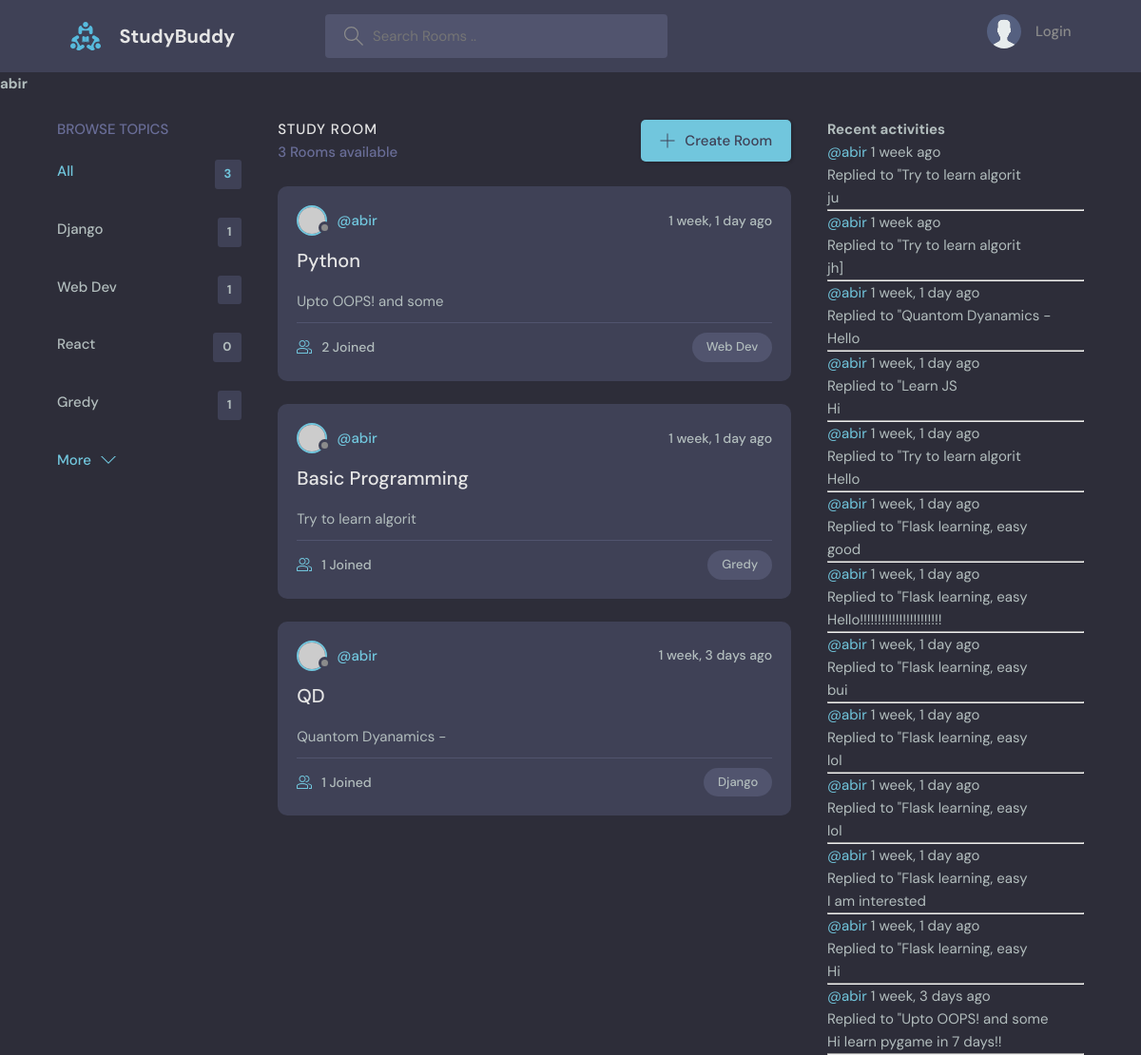
The app's page /profile/1/, older data.
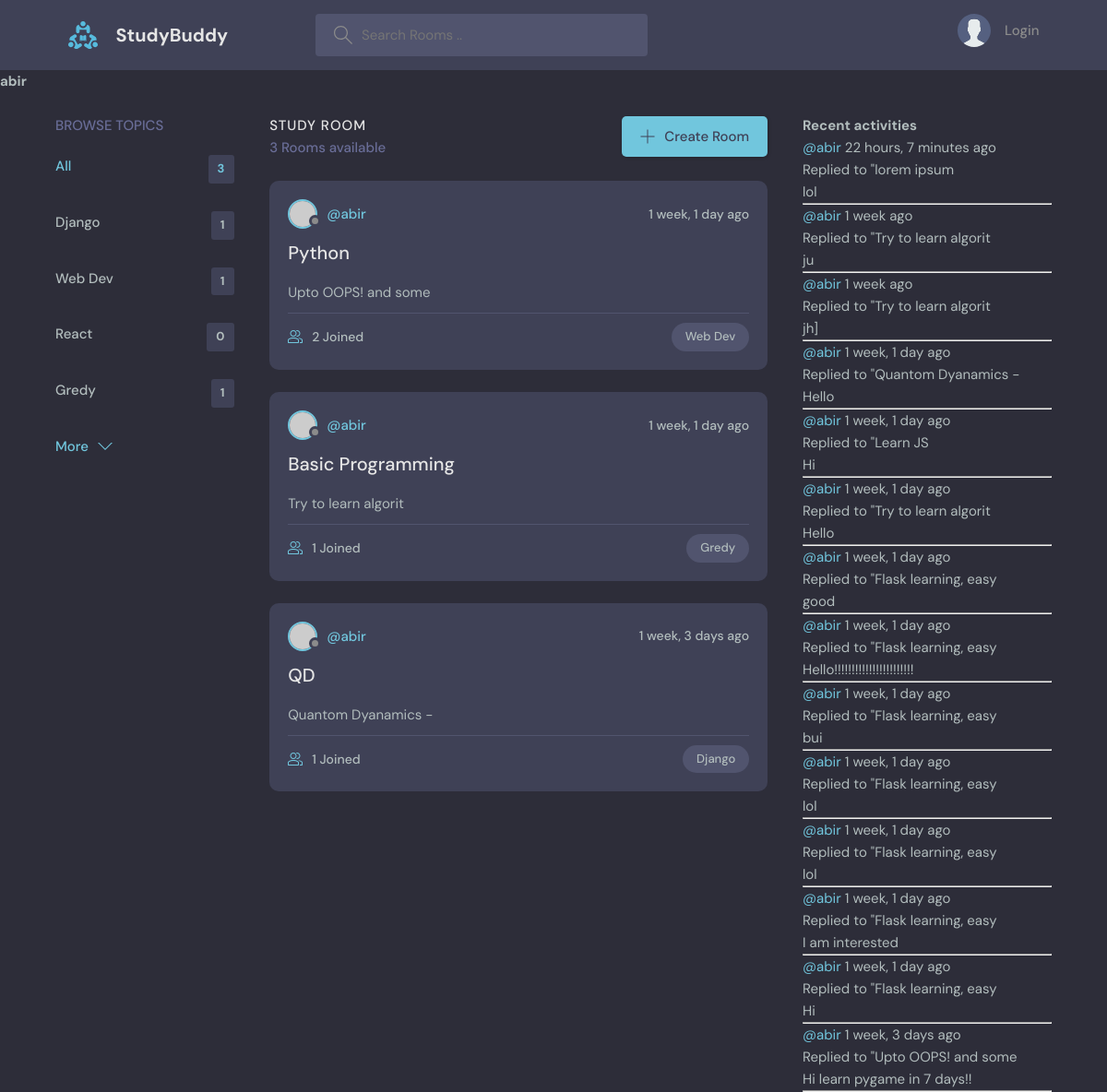
The same page, newer data.
### bas/models.py (models this page shows)
class Topic(models.Model):
    name = models.CharField(max_length=200)
    def __str__(self):
        return self.name

class Room(models.Model):
    host = models.ForeignKey(User, on_delete=models.SET_NULL, null=True)
    topic = models.ForeignKey(Topic, on_delete=models.SET_NULL, null=True)
    name = models.CharField(max_length=100)
    description = models.TextField(null=True, blank=True)
    participants = models.ManyToManyField(User, related_name='participants', blank=True)
    updated = models.DateTimeField(auto_now=True)
    created = models.DateTimeField(auto_now_add=True)
    class Meta:
        ordering = ['-updated', '-created']
    def __str__(self):
        return self.description[:20]

class Message(models.Model):
    user = models.ForeignKey(User, on_delete=models.CASCADE)
    room = models.ForeignKey(Room, on_delete=models.CASCADE)
    body = models.TextField()
    updated = models.DateTimeField(auto_now=True)
    created = models.DateTimeField(auto_now_add=True)
    def __str__(self):
        return self.body[:50]
    class Meta:
        ordering = ['-updated', '-created']

### bas/views.py (the view)
# urls.py: path('profile/<str:pk>/', views.userProfile, name="userProfile"),
def userProfile(request, pk):
    user = User.objects.get(id=pk)
    q = request.GET.get('q') if request.GET.get('q')!=None else ''
    rooms = Room.objects.filter(
        Q(host__username=user.username) &
        (Q(topic__name__icontains=q) |
        Q(name__icontains=q) |
        Q(description__icontains=q) |
        Q(host__username__icontains=q))
    )
    messg = user.message_set.all()
    topics = Topic.objects.all()
    Topics = []
    for topic in topics:
        cnt = Room.objects.filter(
        Q(host__username=user.username) & Q(topic__name=topic.name)).count
        Topics.append({'topic' : topic, 'count' : cnt})
    context = {"user" : user, 'Rooms' : rooms, 'Messages' : messg, 'Topics' : Topics,
               'total_room' : Room.objects.filter(host__username=user.username).count, }
    return render(request, 'bas/profile.html', context)

### bas/templates/bas/profile.html
{% extends 'main.html' %}
{% block content %}
<div>
    <h1>{{user.username}}</h1>
</div>
<main class="layout layout--3">
<div class="container">
    <div>
        {% url 'userProfile' user.id as the_url %}
        {% include 'bas/topics.html' with link=the_url %}
    </div>
    <div>
        {%include 'bas/feed.html' %}
    </div>
    <div>
        {% include 'bas/activity.html' %}
    </div>
</div>
</main>
{% endblock %}

### bas/templates/bas/topics.html
<div class="topics">
    <div class="topics__header">
        <h2>Browse Topics</h2>
    </div>
    <ul class="topics__list">
        <li>
        <a href="{{link}}" class="active">All <span>{{total_room}}</span></a>
        </li>
        {% for topic in Topics %}
        <li>
        <a href="{{link}}?q={{topic.topic.name}}">{{topic.topic.name}}
            <span>{{topic.count}}</span></a>
        </li>
        {% endfor %}
    </ul>
    <a class="btn btn--link" href="topics.html">
        More
        <svg version="1.1" xmlns="http://www.w3.org/2000/svg" width="32" height="32" viewBox="0 0 32 32">
        <title>chevron-down</title>
        <path d="M16 21l-13-13h-3l16 16 16-16h-3l-13 13z"></path>
        </svg>
    </a>
</div>

### bas/templates/bas/feed.html (shortened to what this page needs)
<div class="roomList">
    <div class="roomList__header">
      <div>
        <h2>Study Room</h2>
        <p>{{Rooms.count}} Room{% if Rooms.count > 1 %}s{% endif %} available</p>
      </div>
      <a class="btn btn--main" href="{% url 'createRoom' %}">
        <svg version="1.1" xmlns="http://www.w3.org/2000/svg" width="32" height="32" viewBox="0 0 32 32">
          <title>add</title>
          <path
            d="M16.943 0.943h-1.885v14.115h-14.115v1.885h14.115v14.115h1.885v-14.115h14.115v-1.885h-14.115v-14.115z"
          ></path>
        </svg>
        Create Room
      </a>
    </div>
    {% for room in Rooms%}
    <div class="roomListRoom">
      <div class="roomListRoom__header">
        <a href="{% url 'userProfile' room.host.id %}" class="roomListRoom__author">
          <div class="avatar avatar--small">
            <img src="https://randomuser.me/api/portraits/women/11.jpg" />
          </div>
          <span>@{{room.host.username}}</span>
        </a>
        <div class="roomListRoom__actions">
          <span>{{room.updated|timesince}} ago</span>
        </div>
      </div>
      <div class="roomListRoom__content">
        <a href="{% url 'Room' room.id %}">{{room.name}}</a>
        <p>
          {{room}}
        </p>
      </div>
      <div class="roomListRoom__meta">
        <a href="{% url 'Room' room.id %}" class="roomListRoom__joined">
          {{room.participants.count}} Joined
        </a>
        <p class="roomListRoom__topic">{{room.topic}}</p>
      </div>
    </div>
    {% endfor %}
  </div>

### bas/templates/bas/activity.html
<h3>Recent activities</h3>
{% for m in Messages %}
<div>
    <small><a href="{% url 'userProfile' m.user.id %}">@{{m.user}}</a> {{m.created|timesince}} ago</small>
    <br>
    <small>Replied to "{{m.room}}</small>
    <br>
    <span>{{m}}</span>
    <hr>
</div>
{% endfor %}

Row changes from the older to the newer data that the page shows:
added Message: user "abir", created "22 hours, 7 minutes", room "lorem ipsum", body "lol"
